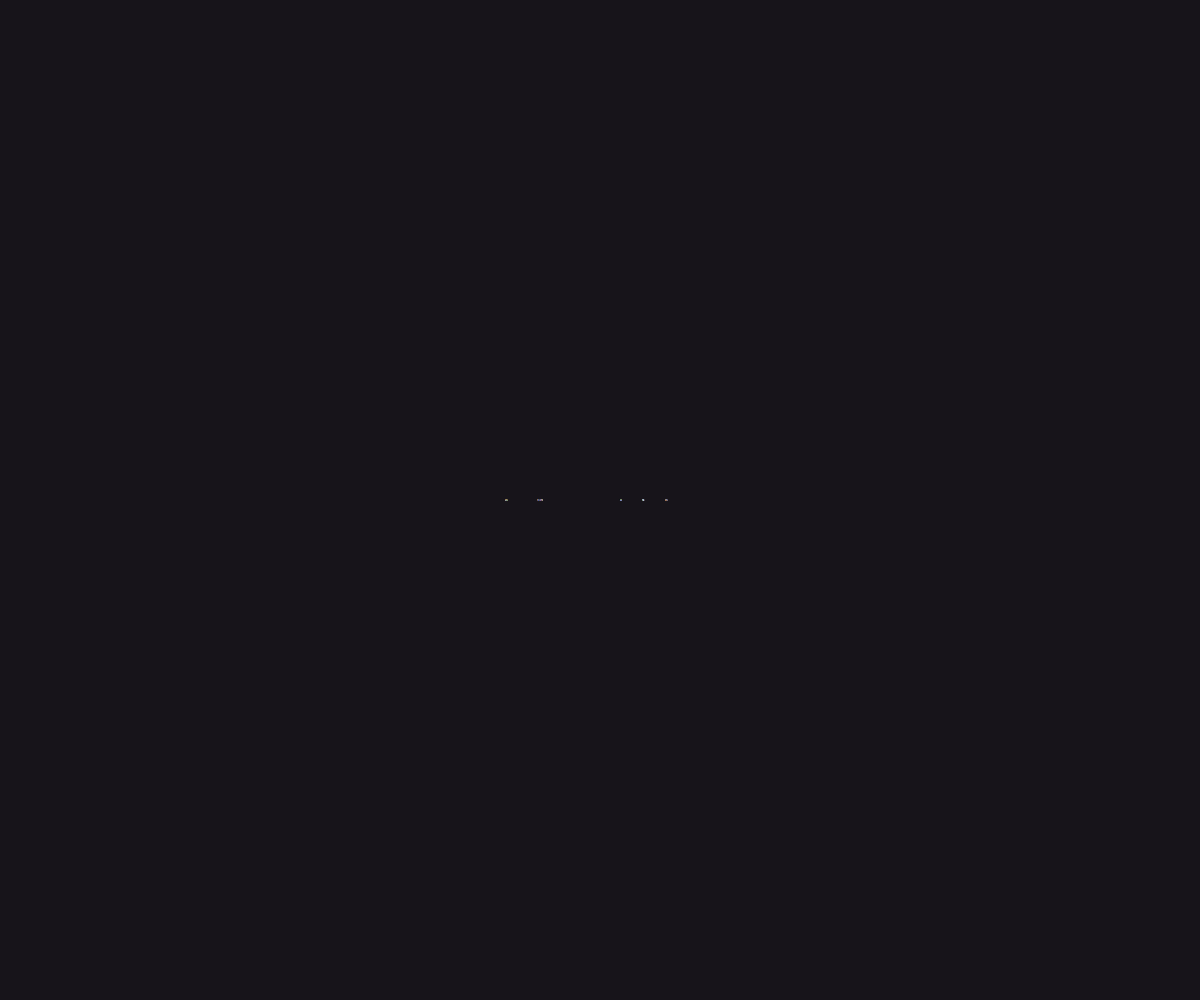
Frame 1 (no input)
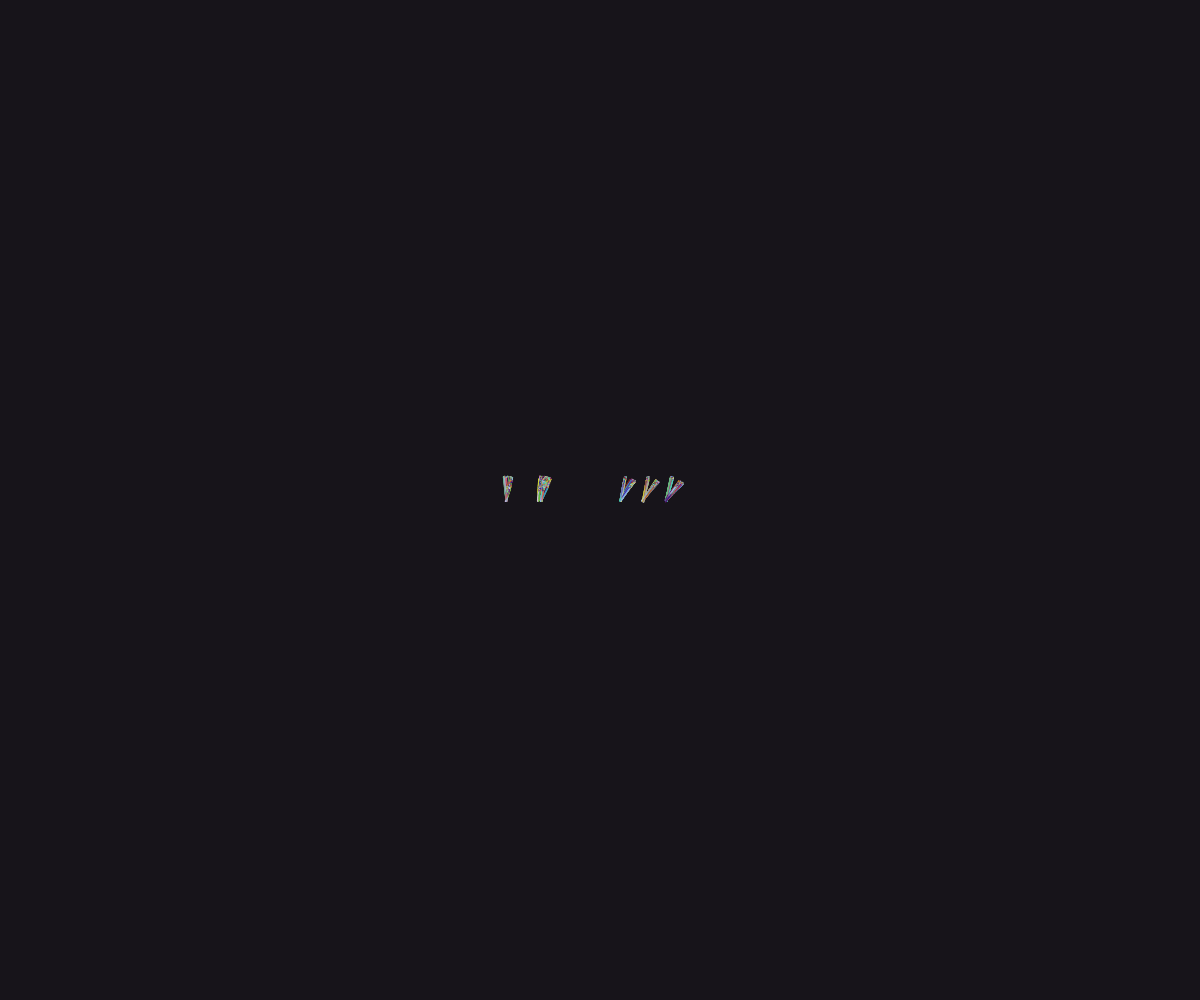
Frame 60 (no input)
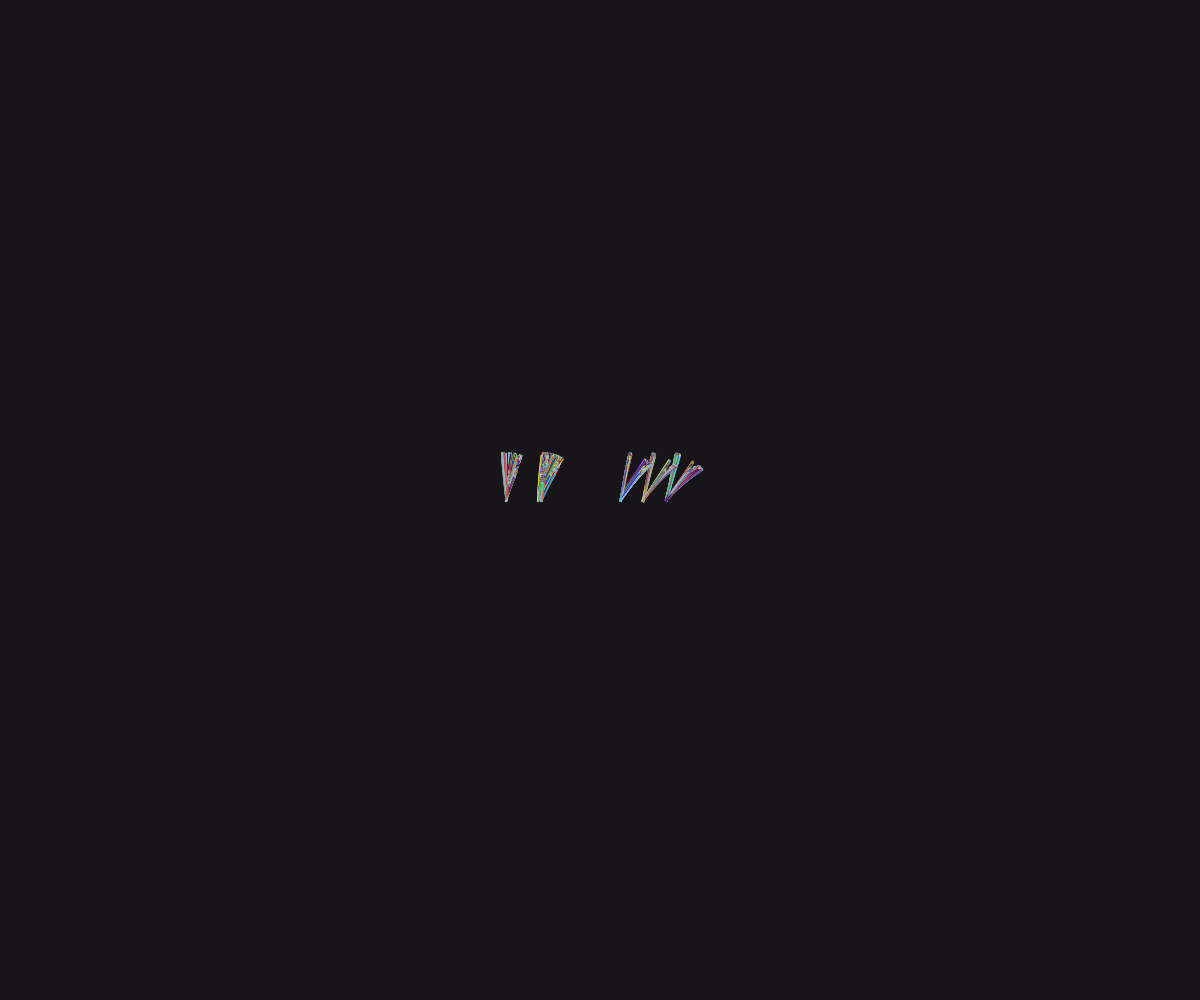
Frame 120 (the mouse pressed at the canvas centre since frame 60)

The p5.js sketch that drew these frames (run headless with seeded random() and noise() and a simulated clock; from frame 60 on, the mouse is pressed at the canvas centre):

// p5.js sketch
// ── sketch.js
var square1;
var square2;
var square3;
var square4;
var square5;
var square6;
var color_array = [];
var nums = 200;
var noiseScale = 3500;
color_array = ['#d14343', '#e07707', '#d5e036', '#59ad32', '#46e3b7', '#091adb', '#87c1ff', '#eac9ff', '#460063', '#590433'];

function setup(){
    smooth();
	createCanvas(windowWidth, windowHeight);
	background(lerpColor(color(0, 0, 0), color(color_array[int(random(0, 10))]), 0.1));
    square1 = new Shape();
    square2 = new Shape();
    square3 = new Shape();
    square4 = new Shape();
    square5 = new Shape();
    square6 = new Shape();
}

function draw(){
	noStroke();
	smooth();
    square1.draw();
    square2.draw();
    square3.draw();
    square4.draw();
    square5.draw();
    square6.draw();
}

class Shape{
    constructor(){
        this.centerX = random(500, windowWidth  - 500);
        this.centerY = random(500, windowHeight - 500);
        this.size = random(200, 500);
        this.array = [];
        this.createArray();
    }

    createArray(){
        for(var i = 0; i < nums; i++){
            let factor = int(random(0, 2)) == 0 ? -1 : 1;
            this.array[i] = new Particle(this.centerX, this.centerY, 1, 1, 0.4, noiseScale - (random(500, 1500) * factor), this.centerX, this.centerY, this.size);
        }
    }

    draw(){
        for(let i in this.array){
            this.array[i].draw();
        }
    }
}

class Particle{
    constructor(x, y, alpha, radius, speed, noise, centerX, centerY, squareSize){
        this.direction = createVector(0, 0);
        this.velocity  = createVector(0, 0);
        this.position  = createVector(x, y);
        this.speed = speed;
        this.color = lerpColor(color(color_array[int(random(0, 10))]), color(color_array[int(random(0, 10))]), random(0, 1));
        this.alpha = alpha;
        this.radius = radius;
        this.noise = noise;
        this.centerX = centerX;
        this.centerY = centerY;
        this.squareSize = squareSize;
    }

    move(){
        this.position.x = constrain(this.position.x, this.centerX - this.squareSize, this.centerX + this.squareSize);
        this.position.y = constrain(this.position.y, this.centerY - this.squareSize, this.centerY + this.squareSize);
		var angle = noise(this.position.x/this.noise, this.position.y/this.noise)*TWO_PI*this.noise;
		this.direction.x = cos(angle);
		this.direction.y = sin(angle);
		this.velocity = this.direction;
		this.velocity.mult(this.speed);
		this.position.add(this.velocity);
    }

    checkEdge(){
        if(this.position.x > this.centerX + this.squareSize || this.position.x < this.centerX - this.squareSize || this.position.y > this.centerY + this.squareSize || this.position.y < this.centerY - this.squareSize){    
			// this.position.x = random(this.centerX - this.squareSize, this.centerX + this.squareSize);
			// this.position.y = random(this.centerY - this.squareSize, this.centerY + this.squareSize);
            this.position.x = this.centerX;
            this.position.y = this.centerY;
            let factor = int(random(0, 2)) == 0 ? -1 : 1;
            this.noise = noiseScale - (random(500, 1500) * factor)
		}
    }

    draw(){
        this.move();
        this.checkEdge();
        fill(this.color);
        ellipse(this.position.x, this.position.y, this.radius, this.radius);
    }
}

// function branch(p) {
    //p.angle *= 0.67;
    //delta += deltaTime / 1000;
    //if (delta >= 5){
        //push();
        //rotate(p.angle);
        //branch(p);
        //pop();
        //push();
        //rotate(-p.angle);
        //branch(p);
        //pop();
        //delta = 0;
    //}
//}
